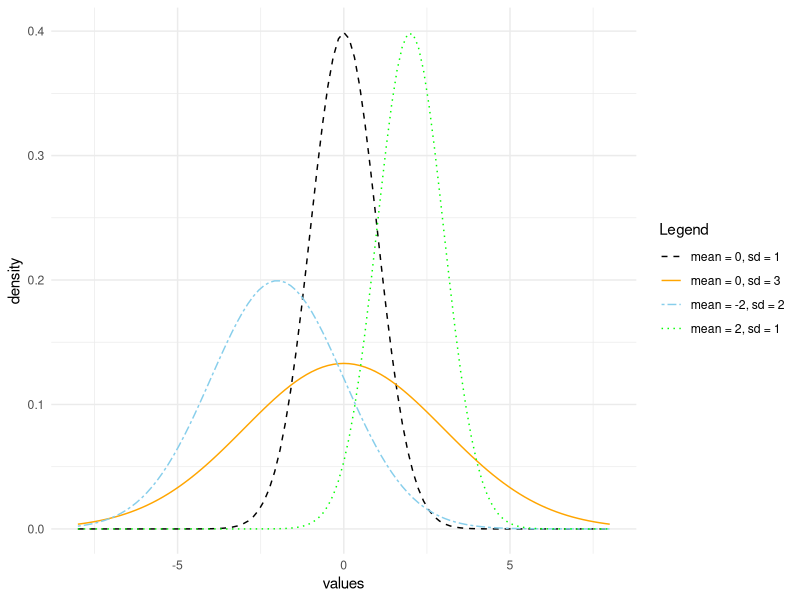
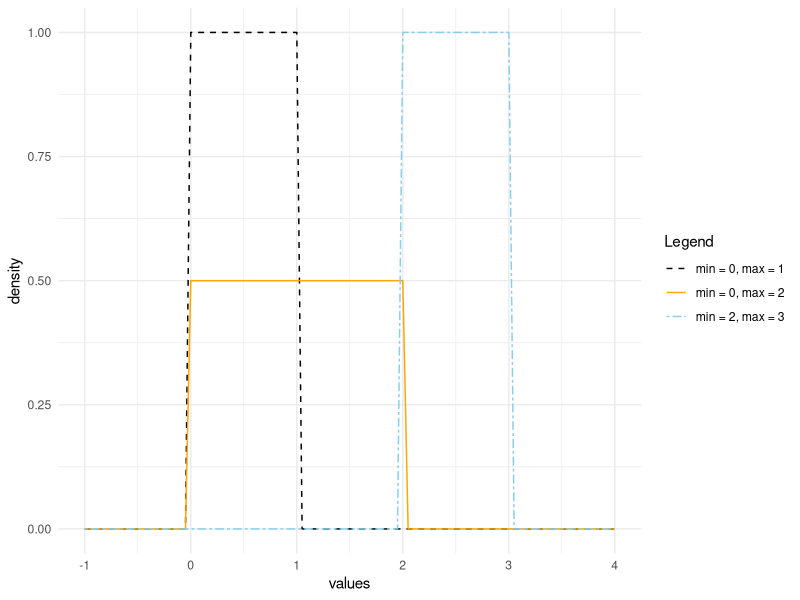
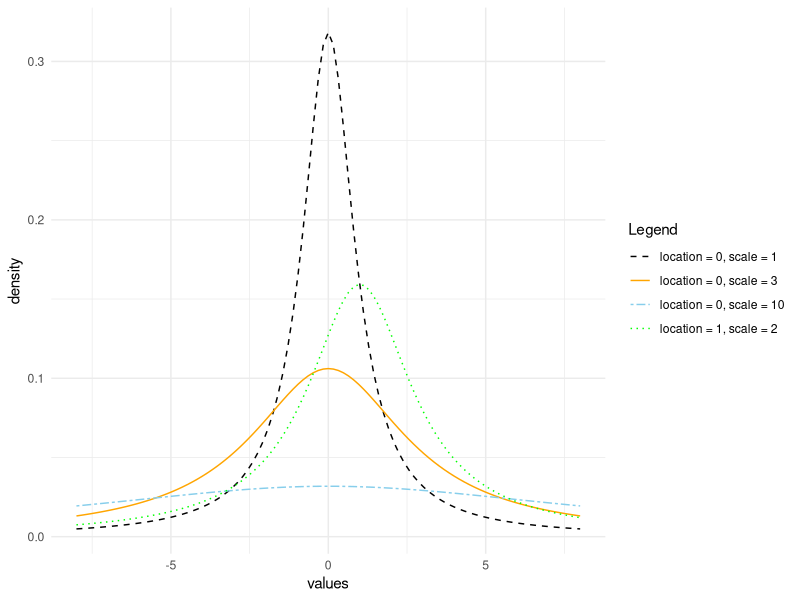
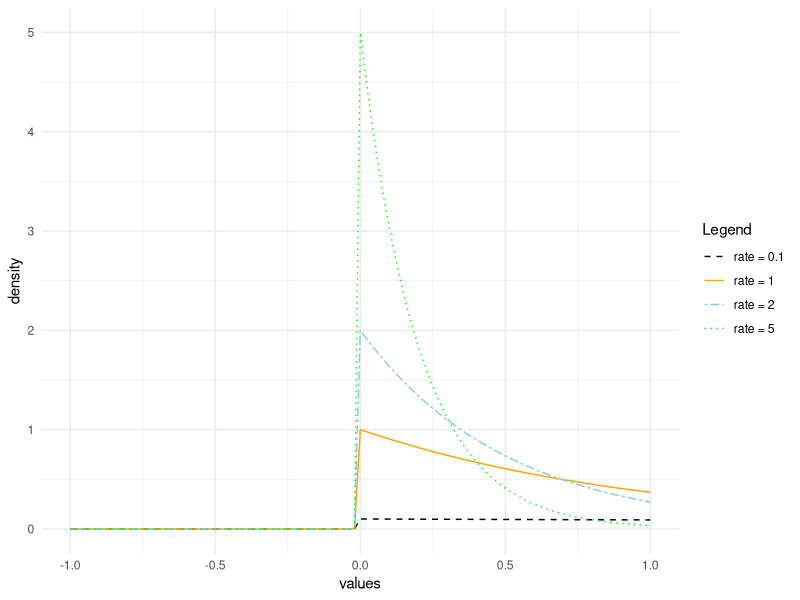
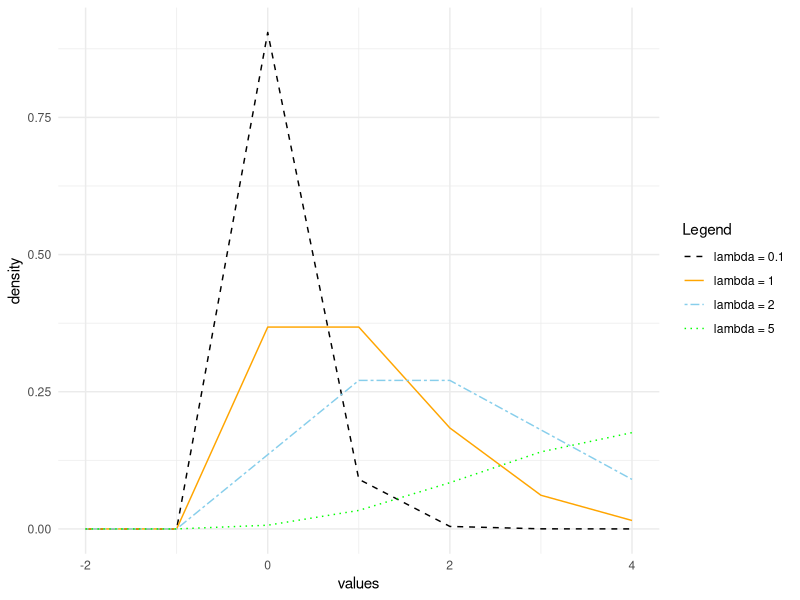

Write R code to recreate these figures, in order.
## ---- chunk 1
# clear environment 
rm(list = ls())

# load needed packages
library(ggplot2)

# create colour vector 
colourvector <-c("Black", "Orange", "Sky blue", "Green")
## ---- chunk 2
ggplot(data.frame(x = c(-8, 8)), aes(x = x)) +
  stat_function(aes(colour = "mean = 0, sd = 1",
                    linetype = "mean = 0, sd = 1"),
                fun = dnorm,
                args = list(mean = 0, sd = 1)) +
  stat_function(aes(colour = "mean = 0, sd = 3",
                    linetype = "mean = 0, sd = 3"),
                fun = dnorm,
                args = list(mean = 0, sd = 3)) +
  stat_function(aes(colour = "mean = -2, sd = 2",
                    linetype = "mean = -2, sd = 2"),
                fun = dnorm,
                args = list(mean = -2, sd = 2)) +
  stat_function(aes(colour = "mean = 2, sd = 1",
                    linetype = "mean = 2, sd = 1"),
                fun = dnorm,
                args = list(mean = 2, sd = 1)) +
  scale_color_manual(breaks = c("mean = 0, sd = 1", "mean = 0, sd = 3", 
                                "mean = -2, sd = 2", "mean = 2, sd = 1"),
                       values = colourvector[1:4])+
  scale_linetype_manual(breaks = c("mean = 0, sd = 1", "mean = 0, sd = 3", 
                                "mean = -2, sd = 2", "mean = 2, sd = 1"),
                        values = c("dashed", "solid", "twodash", "dotted"))+
  theme_minimal() + 
  labs(x = "values",
       y = "density",
       color = "Legend",
       linetype = "Legend")
## ---- chunk 3
ggplot(data.frame(x = c(-1, 4)), aes(x = x)) +
  stat_function(aes(colour = "min = 0, max = 1",
                    linetype = "min = 0, max = 1"),
                fun = dunif,
                args = list(min = 0, max = 1)) +
  stat_function(aes(colour = "min = 0, max = 2",
                    linetype = "min = 0, max = 2"),
                fun = dunif,
                args = list(min = 0, max = 2)) +
  stat_function(aes(colour = "min = 2, max = 3",
                    linetype = "min = 2, max = 3"),
                fun = dunif,
                args = list(min = 2, max = 3)) +
  scale_color_manual(breaks = c("min = 0, max = 1", "min = 0, max = 2", 
                                "min = 2, max = 3"),
                       values = colourvector[1:3])+
  scale_linetype_manual(breaks = c("min = 0, max = 1", "min = 0, max = 2", 
                                "min = 2, max = 3"),
                        values = c("dashed", "solid", "twodash"))+
  theme_minimal() + 
  labs(x = "values",
       y = "density",
       color = "Legend",
       linetype = "Legend")
## ---- chunk 4
ggplot(data.frame(x = c(-8, 8)), aes(x = x)) +
  stat_function(aes(colour = "location = 0, scale = 1",
                    linetype = "location = 0, scale = 1"),
                fun = dcauchy,
                args = list(location = 0, scale = 1)) +
  stat_function(aes(colour = "location = 0, scale = 3",
                    linetype = "location = 0, scale = 3"),
                fun = dcauchy,
                args = list(location = 0, scale = 3)) +
  stat_function(aes(colour = "location = 0, scale = 10",
                    linetype = "location = 0, scale = 10"),
                fun = dcauchy,
                args = list(location = 0, scale = 10)) +
  stat_function(aes(colour = "location = 1, scale = 2",
                    linetype = "location = 1, scale = 2"),
                fun = dcauchy,
                args = list(location = 1, scale = 2)) +
  scale_color_manual(breaks = c("location = 0, scale = 1", "location = 0, scale = 3",
                                "location = 0, scale = 10", "location = 1, scale = 2"),
                       values = colourvector[1:4])+
  scale_linetype_manual(breaks = c("location = 0, scale = 1", "location = 0, scale = 3",
                                   "location = 0, scale = 10", "location = 1, scale = 2"),
                        values = c("dashed", "solid", "twodash", "dotted"))+
  theme_minimal() + 
  labs(x = "values",
       y = "density",
       color = "Legend",
       linetype = "Legend")
## ---- chunk 5
ggplot(data.frame(x = c(-1, 1)), aes(x = x)) +
  stat_function(aes(colour = "rate = 0.1",
                    linetype = "rate = 0.1"),
                fun = dexp,
                args = list(rate = 0.1)) +
  stat_function(aes(colour = "rate = 1",
                    linetype = "rate = 1"),
                fun = dexp,
                args = list(rate = 1)) +
  stat_function(aes(colour = "rate = 2",
                    linetype = "rate = 2"),
                fun = dexp,
                args = list(rate = 2)) +
  stat_function(aes(colour = "rate = 5",
                    linetype = "rate = 5"),
                fun = dexp,
                args = list(rate = 5)) +
  scale_color_manual(breaks = c("rate = 0.1", "rate = 1", "rate = 2", "rate = 5"),
                       values = colourvector[1:4])+
  scale_linetype_manual(breaks = c("rate = 0.1", "rate = 1", "rate = 2", "rate = 5"),
                        values = c("dashed", "solid", "twodash", "dotted"))+
  theme_minimal() + 
  labs(x = "values",
       y = "density",
       color = "Legend",
       linetype = "Legend")
## ---- chunk 6
ggplot(data.frame(x = -2:4), aes(x = x)) +
  stat_function(aes(colour = "lambda = 0.1",
                    linetype = "lambda = 0.1"),
                n = length(-2:4),
                fun = dpois,
                args = list(lambda = 0.1)) +
  stat_function(aes(colour = "lambda = 1",
                    linetype = "lambda = 1"),
                n = length(-2:4),
                fun = dpois,
                args = list(lambda = 1)) +
  stat_function(aes(colour = "lambda = 2",
                    linetype = "lambda = 2"),
                n = length(-2:4),
                fun = dpois,
                args = list(lambda = 2)) +
  stat_function(aes(colour = "lambda = 5",
                    linetype = "lambda = 5"),
                n = length(-2:4),
                fun = dpois,
                args = list(lambda = 5)) +
  scale_color_manual(breaks = c("lambda = 0.1", "lambda = 1", "lambda = 2", "lambda = 5"),
                       values = colourvector[1:4])+
  scale_linetype_manual(breaks = c("lambda = 0.1", "lambda = 1", "lambda = 2", "lambda = 5"),
                        values = c("dashed", "solid", "twodash", "dotted"))+
  theme_minimal() + 
  labs(x = "values",
       y = "density",
       color = "Legend",
       linetype = "Legend")
